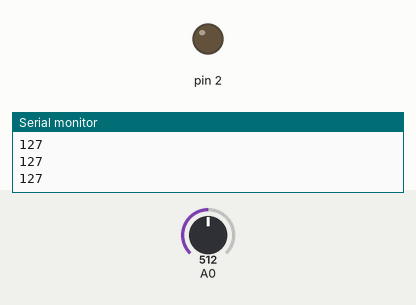
Recording of a sketch running on a simulated Arduino Uno, built with avr-gcc and run on an emulated ATmega328P. Parts: output pins drawn as LEDs (lit = HIGH), the last lines printed to the serial monitor. The inputs (shaded band) are chosen by the test bench; at power-on: A0 = 512.

Above: at 1.2 s.
1.3 s: A0 set to 530
At 2.4 s:
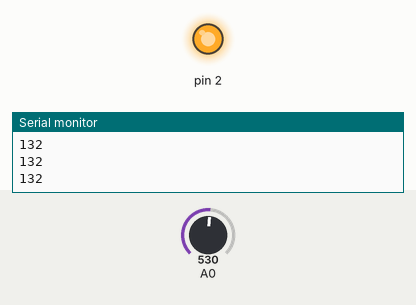
2.9 s: A0 set to 511
At 3.7 s:
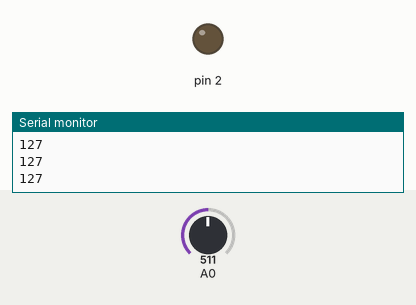
4.5 s: A0 set to 716
At 5.0 s:
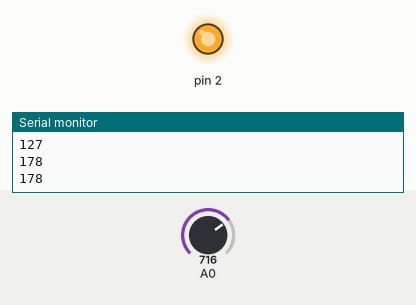
Timing chart, 0 to 7.5 s (numbered marks = the images above; inputs shaded):
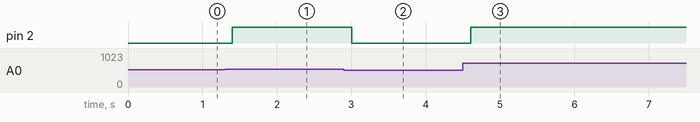

The sketch:

a2d.ino
```cpp
void setup() {
  // put your setup code here, to run once:
Serial.begin(9600);
pinMode(2,OUTPUT);
}

void loop() {
  // put your main code here, to run repeatedly:
int val;
int dutycycal;
val=analogRead(0);

dutycycal=map(val,0,1023,0,255);
analogWrite(2,dutycycal);
Serial.println(dutycycal);
delay(200);
}
```

Measured:
- the behaviour switches between 513 and 514 on A0 (found by bisection; images 0 and 1)
- after the input at 1.3 s, pin 2: LOW → HIGH after 0.10 s
- after the input at 2.9 s, pin 2: HIGH → LOW after 0.11 s
- after the input at 4.5 s, pin 2: LOW → HIGH after 0.11 s
